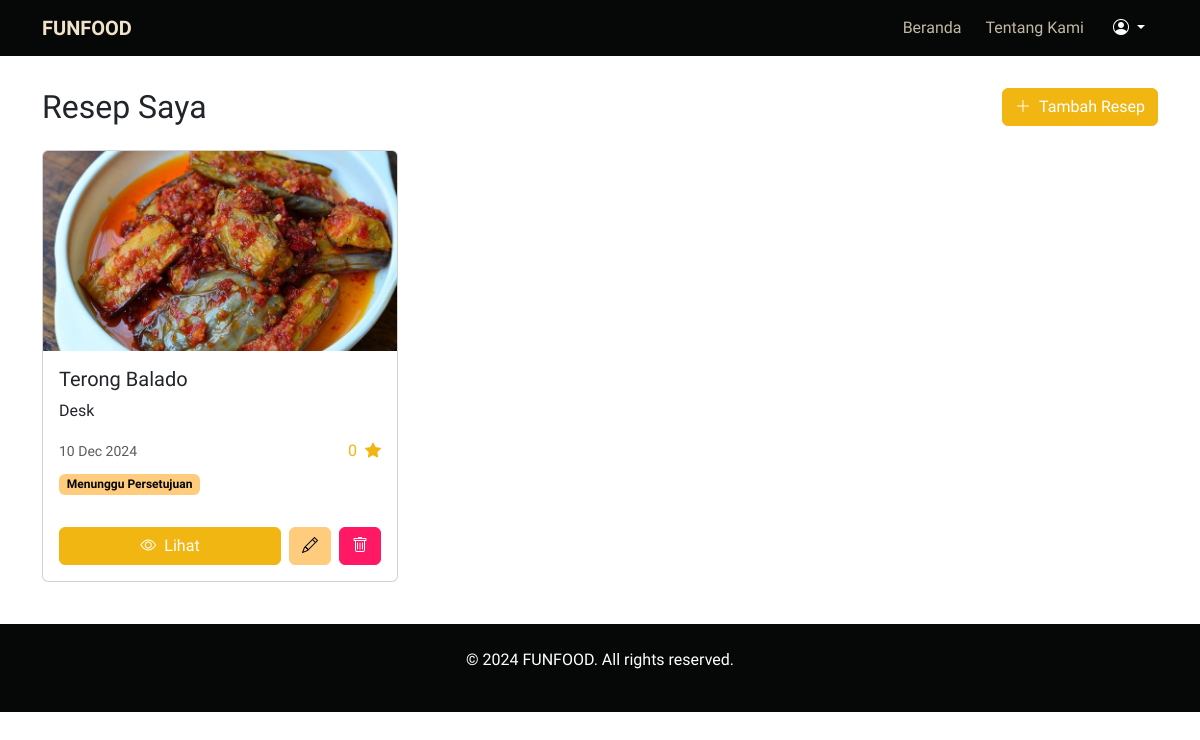
Before: /recipes/my/ (signed in) with the older database file.
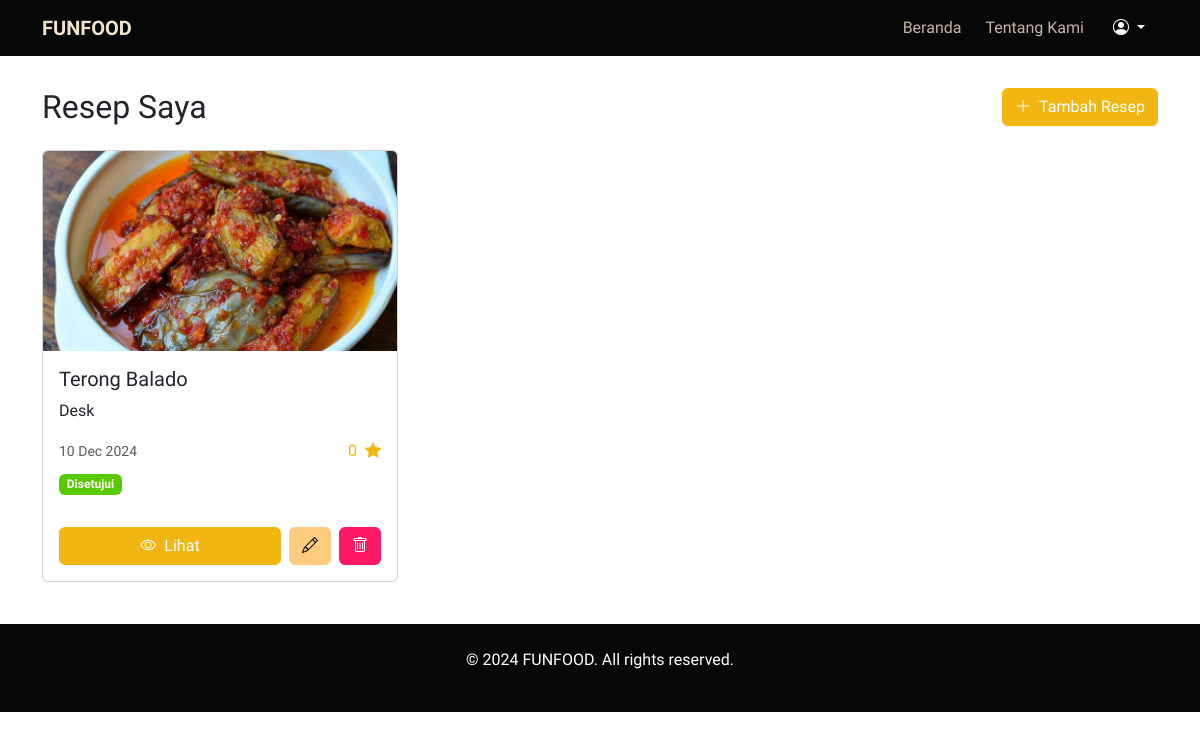
After: the same page with the newer database file.
### funfood_app/models.py (models this page shows, shortened)
class Recipe(models.Model):
    user = models.ForeignKey(CustomUser, on_delete=models.CASCADE, related_name='recipes')
    title = models.CharField(max_length=100)
    description = models.TextField()
    ingredients = models.TextField(help_text='Separate each ingredient with a newline.')
    steps = models.TextField(help_text='Separate each step with a newline.')
    image = models.ImageField(upload_to='recipe/', blank=True, null=True)
    category = models.ForeignKey('Category', on_delete=models.CASCADE, related_name='recipes')
    is_approved = models.BooleanField(default=False)
    created_at = models.DateTimeField(auto_now_add=True)
    def get_avg_rating(self):
        reviews = self.reviews.all()
        if reviews.exists():
            total_rating = sum(review.rating for review in reviews)
            return round(total_rating / reviews.count(), 2)
        return 0

### funfood_app/views.py (the view)
# urls.py: path('recipes/my/', views.MyRecipesView.as_view(), name='my_recipes'),
class MyRecipesView(LoginRequiredMixin, ListView):
    model = Recipe
    template_name = 'user/my_recipes.html'
    context_object_name = 'recipes'
    def get_queryset(self):
        return Recipe.objects.filter(user=self.request.user).order_by('-created_at')
    def get_context_data(self, **kwargs):
        context = super().get_context_data(**kwargs)
        context['categories'] = Category.objects.all()
        context['form'] = RecipeForm()
        return context

### templates/user/my_recipes.html (shortened to what this page needs)
{% extends '../base.html' %}
{% load static %}
{% block content %}
<div class="container py-4">
  <div class="d-flex justify-content-between align-items-center mb-4">
    <h2 class="mb-0">Resep Saya</h2>
    <button class="btn btn-primary" data-bs-toggle="modal" data-bs-target="#addRecipeModal">
      <i class="bi bi-plus-lg me-2"></i>Tambah Resep
    </button>
  </div>
  {% if recipes %}
  <div class="row g-4">
    {% for recipe in recipes %}
    <div class="col-md-4">
      <div class="card h-100">
        <img src="{{ recipe.image.url }}" class="card-img-top" alt="{{ recipe.title }}" style="height: 200px; object-fit: cover">
        <div class="card-body">
          <h5 class="card-title text-capitalize">{{ recipe.title }}</h5>
          <p class="card-text text-capitalize">{{ recipe.description|truncatewords:20 }}</p>
          <div class="d-flex justify-content-between align-items-center">
            <small class="text-muted">{{ recipe.created_at|date:"d M Y" }}</small>
            <div class="text-primary">
              <span class="me-1">{{ recipe.get_avg_rating }}</span>
              <i class="bi bi-star-fill"></i>
            </div>
          </div>
          <div class="mt-2">
            {% if recipe.is_approved %}
            <span class="badge bg-success">Disetujui</span>
            {% else %}
            <span class="badge bg-warning text-dark">Menunggu Persetujuan</span>
            {% endif %}
          </div>
        </div>
        <div class="card-footer bg-transparent border-0 p-3">
          <div class="d-flex gap-2">
            <a href="{% url 'recipe_detail' recipe.pk %}" class="btn btn-primary flex-grow-1">
              <i class="bi bi-eye me-2"></i>Lihat
            </a>
            <button class="btn btn-warning" data-bs-toggle="modal" data-bs-target="#editRecipeModal{{ recipe.pk }}">
              <i class="bi bi-pencil"></i>
            </button>
            <button type="button" class="btn btn-danger" data-bs-toggle="modal" data-bs-target="#deleteModal{{ recipe.pk }}">
              <i class="bi bi-trash"></i>
            </button>
          </div>
        </div>
      </div>
    </div>
    {% endfor %}
  </div>
  {% endif %}
</div>
{% endblock %}

Changed rows visible on the page:
changed Recipe "Terong Balado": is_approved "Menunggu Persetujuan" → "Disetujui"
